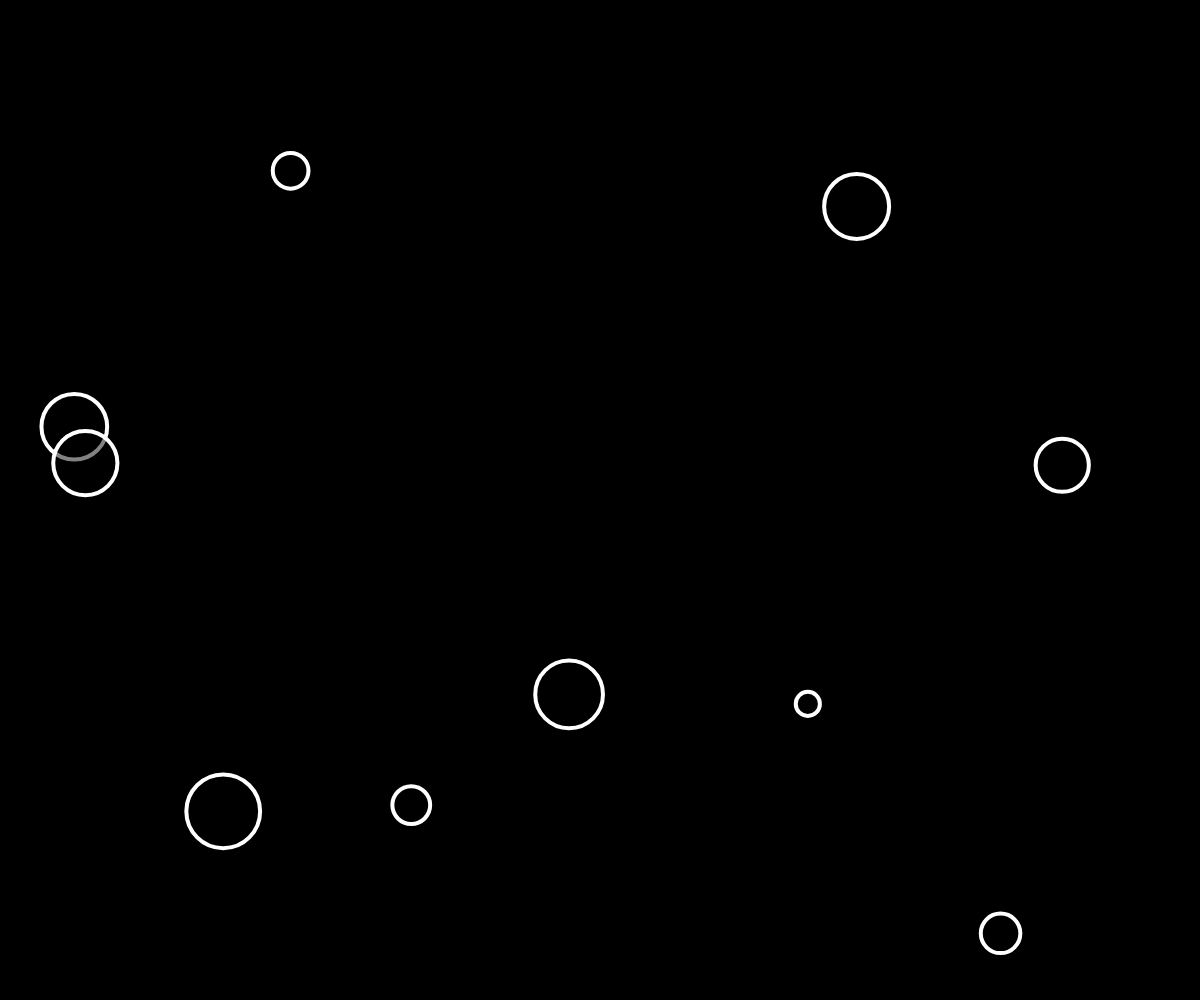
Frame 1 (no input)
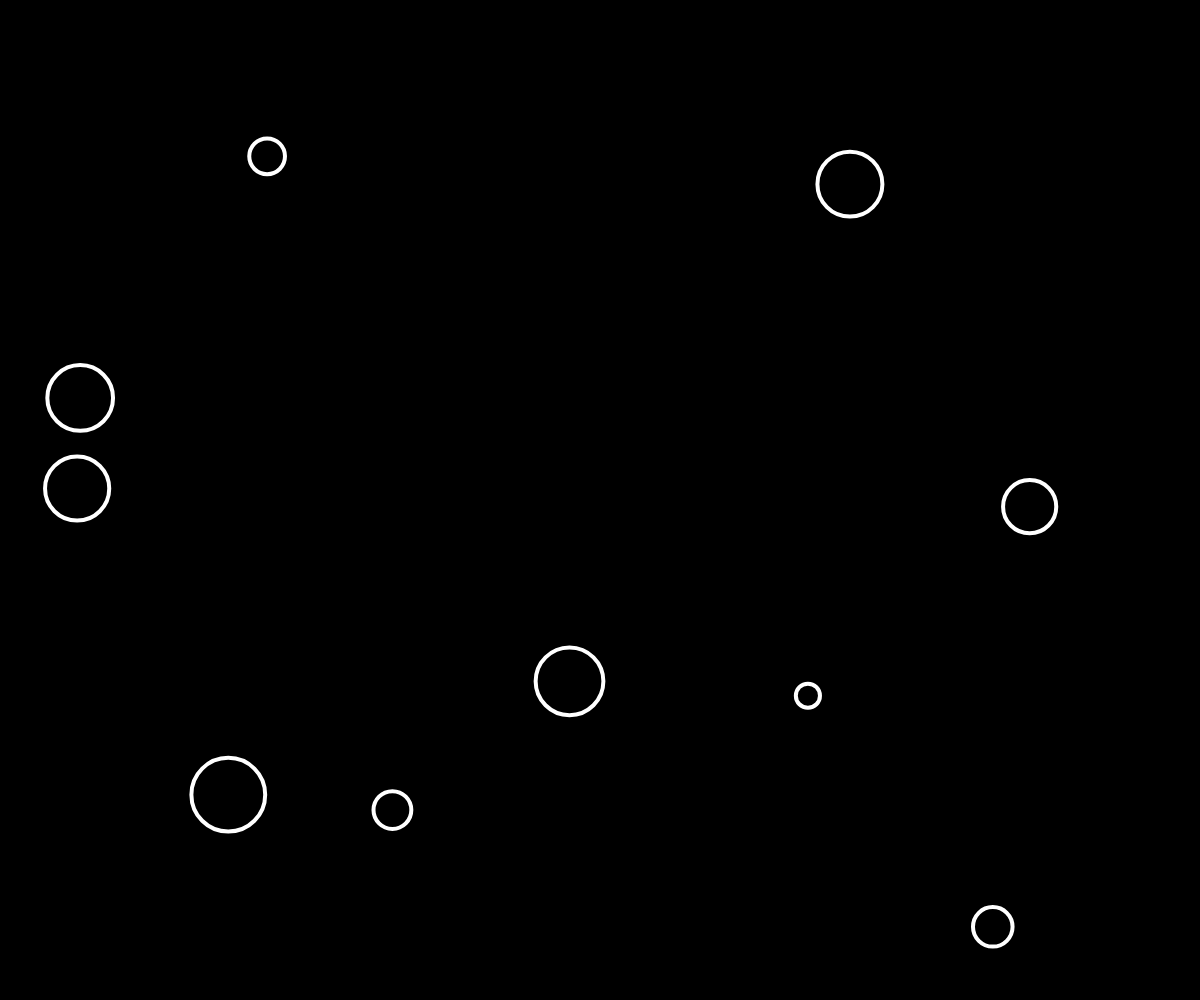
Frame 60 (no input)
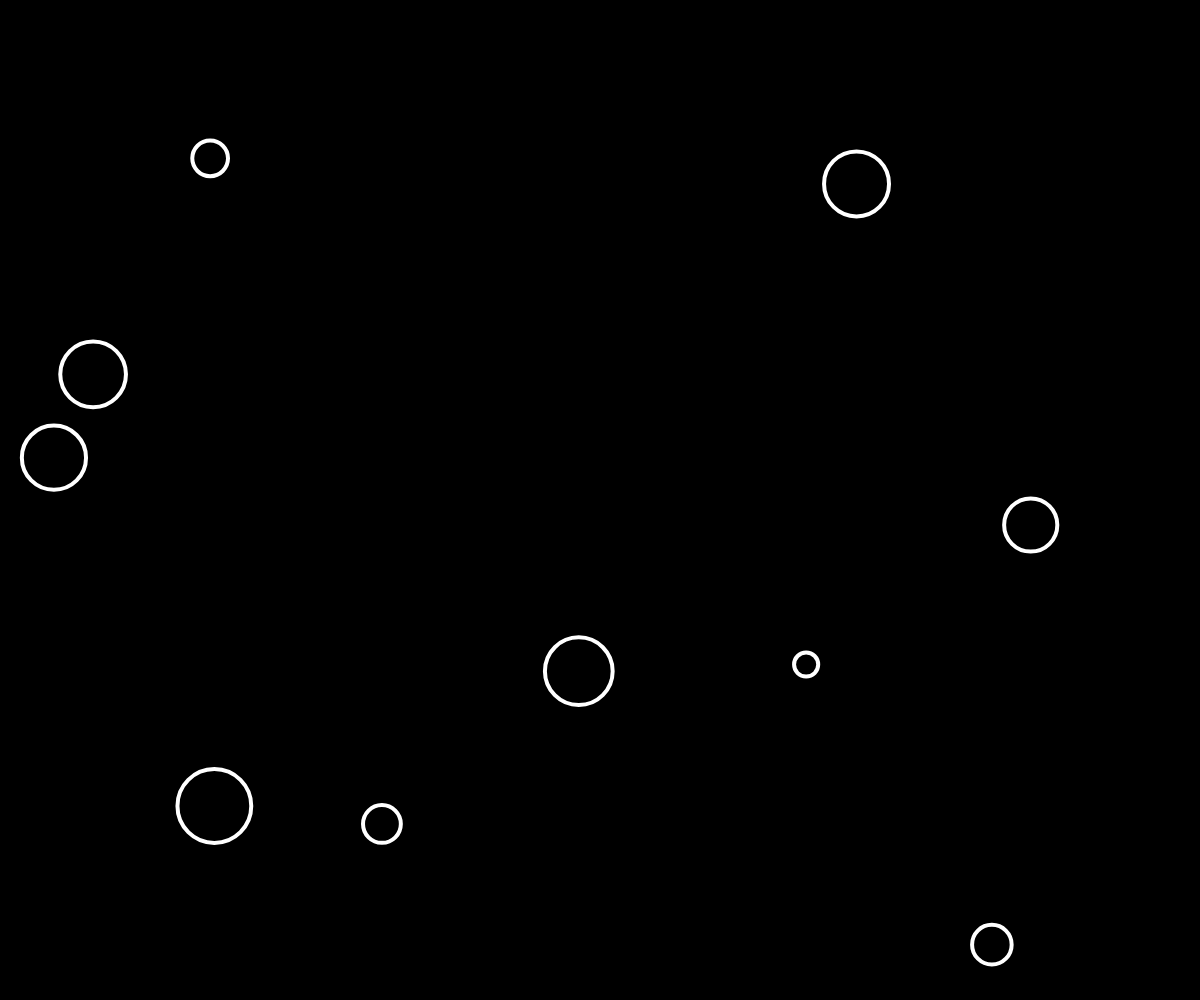
Frame 120 (the mouse pressed at the canvas centre since frame 60)

The p5.js sketch that drew these frames (run headless with seeded random() and noise() and a simulated clock; from frame 60 on, the mouse is pressed at the canvas centre):

// p5.js sketch
// ── sketch.js
let bubbles= [];



function setup() {
    createCanvas(windowWidth, windowHeight); 
    for(let i=0;i<10;i++){
        let x = random(width)
        let y = random(height)
        let r = random(10,40)
        let b = new Bubble(x,y,r)
        bubbles.push(b)
    }
    
}

function mousePressed(){
    for (let i=0;i<bubbles.length;i++){
        bubbles[i].clicked(mouseX,mouseY)
    }
}


function draw() {
    background(0);
    
    // //sintaxe loop for
    // for(let i=0;i<bubbles.length;i++){
    //     bubbles[i].move()
    //     bubbles[i].show()
    // }

    //sintaxe loop for...of
    for (let bubble of bubbles){
        bubble.move();
        bubble.show();
    }

}


class Bubble {
    constructor(x,y,r){
        this.x=x
        this.y=y
        this.r=r
        this.brightness=0
    }

    clicked(px,py){
        let d = dist(px,py,this.x,this.y)
        if (d<this.r){
            this.brightness = 255
        }
    }

    move(){
        this.x = this.x + random (-5,5)
        this.y = this.y + random (-5,5)
    }

    show() {
        stroke(255)
        strokeWeight(4)
        noFill()

        // noStroke()
        fill(this.brightness,125)
        ellipse(this.x,this.y,this.r*2)
    }
}

/* this is called linear search, where every click on the canvas loops through
all bubbles and checks distance. for now (this quantity) it is an ok approach,
but for scalling we would need to think in better strategies like checking which 
bubbles could possibly be near the click and only check them*/
